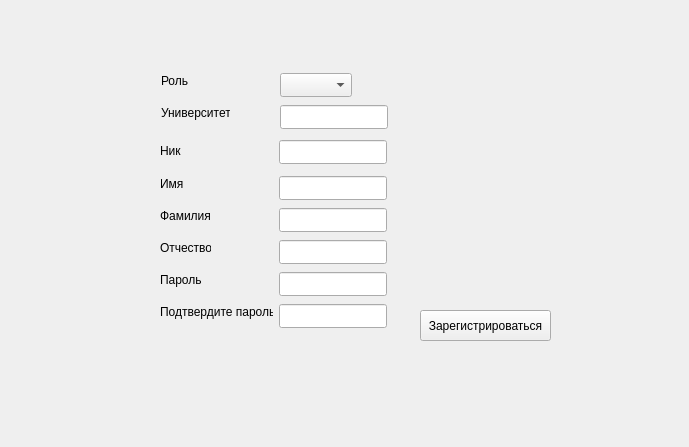
<?xml version="1.0" encoding="UTF-8"?>
<ui version="4.0">
 <class>RegisterWindow</class>
 <widget class="QWidget" name="RegisterWindow">
  <property name="geometry">
   <rect>
    <x>0</x>
    <y>0</y>
    <width>689</width>
    <height>447</height>
   </rect>
  </property>
  <property name="windowTitle">
   <string>Form</string>
  </property>
  <widget class="QPushButton" name="registerButton">
   <property name="geometry">
    <rect>
     <x>420</x>
     <y>310</y>
     <width>131</width>
     <height>31</height>
    </rect>
   </property>
   <property name="text">
    <string>Зарегистрироваться</string>
   </property>
  </widget>
  <widget class="QLabel" name="ErrorLabel">
   <property name="geometry">
    <rect>
     <x>10</x>
     <y>370</y>
     <width>671</width>
     <height>61</height>
    </rect>
   </property>
   <property name="text">
    <string/>
   </property>
  </widget>
  <widget class="QLabel" name="label_8">
   <property name="geometry">
    <rect>
     <x>160</x>
     <y>140</y>
     <width>61</width>
     <height>21</height>
    </rect>
   </property>
   <property name="text">
    <string>Ник</string>
   </property>
  </widget>
  <widget class="QLineEdit" name="usernameLineEdit">
   <property name="geometry">
    <rect>
     <x>279</x>
     <y>140</y>
     <width>108</width>
     <height>24</height>
    </rect>
   </property>
  </widget>
  <widget class="QLabel" name="label_2">
   <property name="geometry">
    <rect>
     <x>160</x>
     <y>208</y>
     <width>51</width>
     <height>16</height>
    </rect>
   </property>
   <property name="text">
    <string>Фамилия</string>
   </property>
  </widget>
  <widget class="QLineEdit" name="fathers_surnameLineEdit">
   <property name="geometry">
    <rect>
     <x>279</x>
     <y>240</y>
     <width>108</width>
     <height>24</height>
    </rect>
   </property>
  </widget>
  <widget class="QLabel" name="label_5">
   <property name="geometry">
    <rect>
     <x>161</x>
     <y>73</y>
     <width>27</width>
     <height>16</height>
    </rect>
   </property>
   <property name="text">
    <string>Роль</string>
   </property>
  </widget>
  <widget class="QLabel" name="label_3">
   <property name="geometry">
    <rect>
     <x>160</x>
     <y>272</y>
     <width>42</width>
     <height>16</height>
    </rect>
   </property>
   <property name="text">
    <string>Пароль</string>
   </property>
  </widget>
  <widget class="QLineEdit" name="nameLineEdit">
   <property name="geometry">
    <rect>
     <x>279</x>
     <y>176</y>
     <width>108</width>
     <height>24</height>
    </rect>
   </property>
  </widget>
  <widget class="QLineEdit" name="usernameLineEdit_4">
   <property name="geometry">
    <rect>
     <x>280</x>
     <y>105</y>
     <width>108</width>
     <height>24</height>
    </rect>
   </property>
  </widget>
  <widget class="QComboBox" name="roleComboBox">
   <property name="geometry">
    <rect>
     <x>280</x>
     <y>73</y>
     <width>72</width>
     <height>24</height>
    </rect>
   </property>
  </widget>
  <widget class="QLineEdit" name="surnameLineEdit">
   <property name="geometry">
    <rect>
     <x>279</x>
     <y>208</y>
     <width>108</width>
     <height>24</height>
    </rect>
   </property>
  </widget>
  <widget class="QLabel" name="label_4">
   <property name="geometry">
    <rect>
     <x>160</x>
     <y>304</y>
     <width>113</width>
     <height>16</height>
    </rect>
   </property>
   <property name="text">
    <string>Подтвердите пароль</string>
   </property>
  </widget>
  <widget class="QLineEdit" name="passwordLineEdit_2">
   <property name="geometry">
    <rect>
     <x>279</x>
     <y>304</y>
     <width>108</width>
     <height>24</height>
    </rect>
   </property>
  </widget>
  <widget class="QLineEdit" name="passwordLineEdit">
   <property name="geometry">
    <rect>
     <x>279</x>
     <y>272</y>
     <width>108</width>
     <height>24</height>
    </rect>
   </property>
  </widget>
  <widget class="QLabel" name="label">
   <property name="geometry">
    <rect>
     <x>160</x>
     <y>176</y>
     <width>24</width>
     <height>16</height>
    </rect>
   </property>
   <property name="text">
    <string>Имя</string>
   </property>
  </widget>
  <widget class="QLabel" name="label_6">
   <property name="geometry">
    <rect>
     <x>161</x>
     <y>105</y>
     <width>69</width>
     <height>16</height>
    </rect>
   </property>
   <property name="text">
    <string>Университет</string>
   </property>
  </widget>
  <widget class="QLabel" name="label_7">
   <property name="geometry">
    <rect>
     <x>160</x>
     <y>240</y>
     <width>51</width>
     <height>16</height>
    </rect>
   </property>
   <property name="text">
    <string>Отчество</string>
   </property>
  </widget>
 </widget>
 <resources/>
 <connections/>
</ui>
